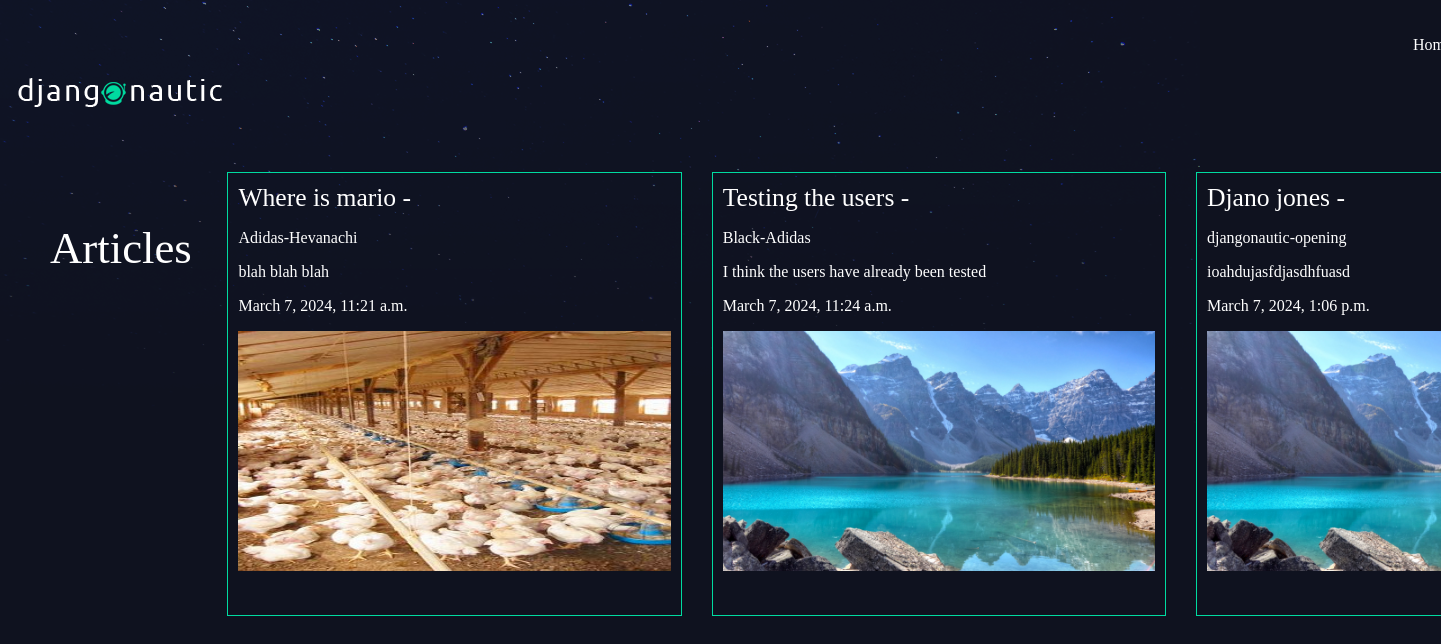
/articles/, run on an earlier commit of the app's database.
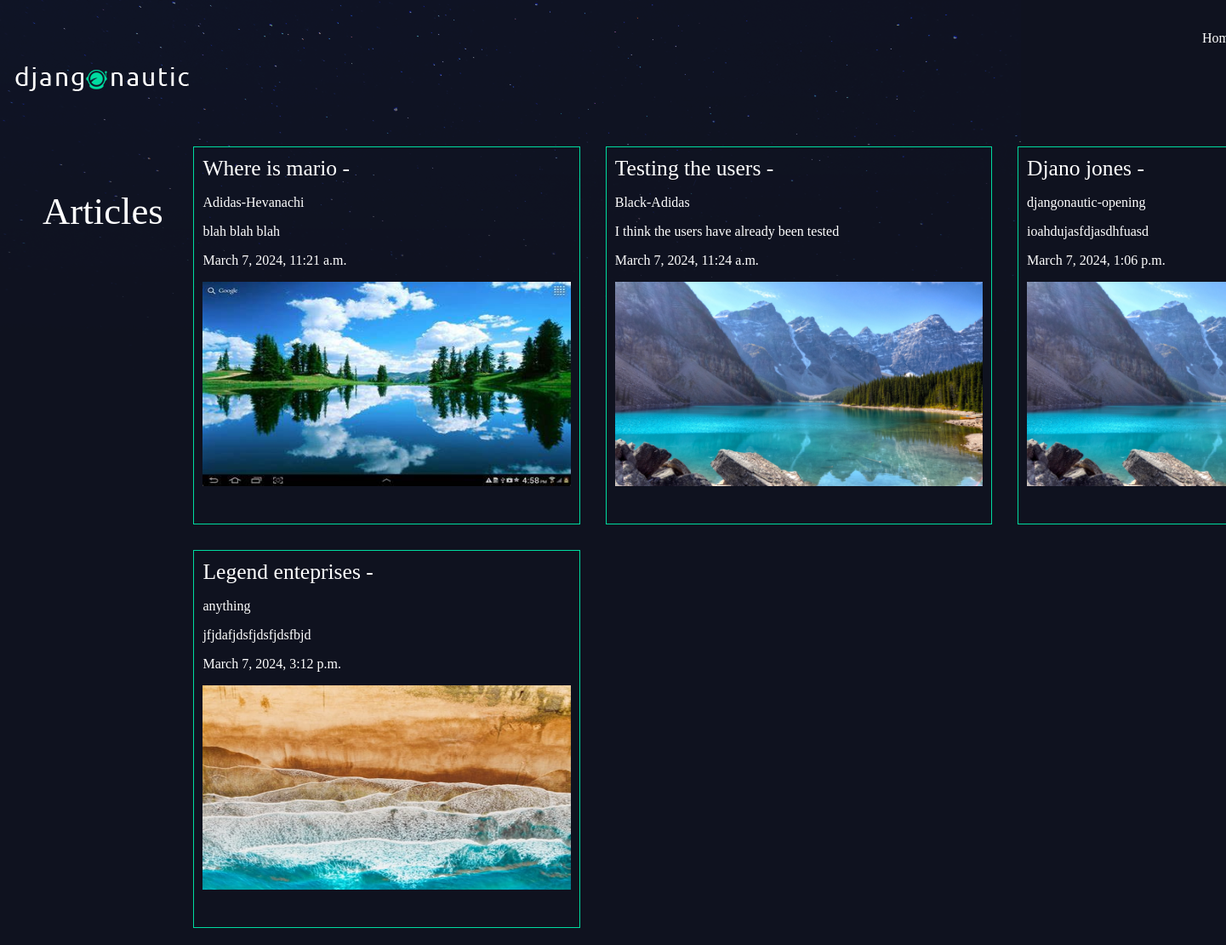
And on a later commit of the database.
### base/models.py (models this page shows, shortened)
class Article(models.Model):
    title = models.CharField(max_length=200)
    slug = models.SlugField(unique=True, max_length=200)
    content = models.TextField()
    date_published = models.DateTimeField(default=timezone.now)
    thumb = models.ImageField(default='default.png', blank=True)
    author = models.ForeignKey(User, default = None, on_delete = models.CASCADE)

### base/views.py (the view)
# urls.py: path('articles/', views.article_view, name='articles'),
def article_view(request, *args, **kwargs):
    articles = Article.objects.all().order_by('date_published')
    return render(request, "base/Articles.html", {'articles': articles})

### base/templates/base/Articles.html
{% extends 'base.html' %}
{% load static  %}
{% block content %}
<h1>Articles</h1>
<div class="articles">
    {% for article in articles %}
    <div class="article">
        <h2><a href="{% url 'article_detail' article.id %}">{{ article.title }}</a>  - {{ article.date }}</h2>
        <p>{{ article.slug }}</p>
        <p>{{ article.content }}</p>
        <p>{{ article.date_published }}</p>
        <img class="img1" src="{{ article.thumb.url}}" alt="">
    </div>
    {% endfor %}
</div>
{% endblock %}

What changed in the data, as far as the page shows it:
changed Article "Where is mario": thumb: a different picture
added Article: title "Legend enteprises", slug "anything", content "jfjdafjdsfjdsfjdsfbjd", date_published "March 7, 2024, 3:12 p.m.", thumb (picture)
